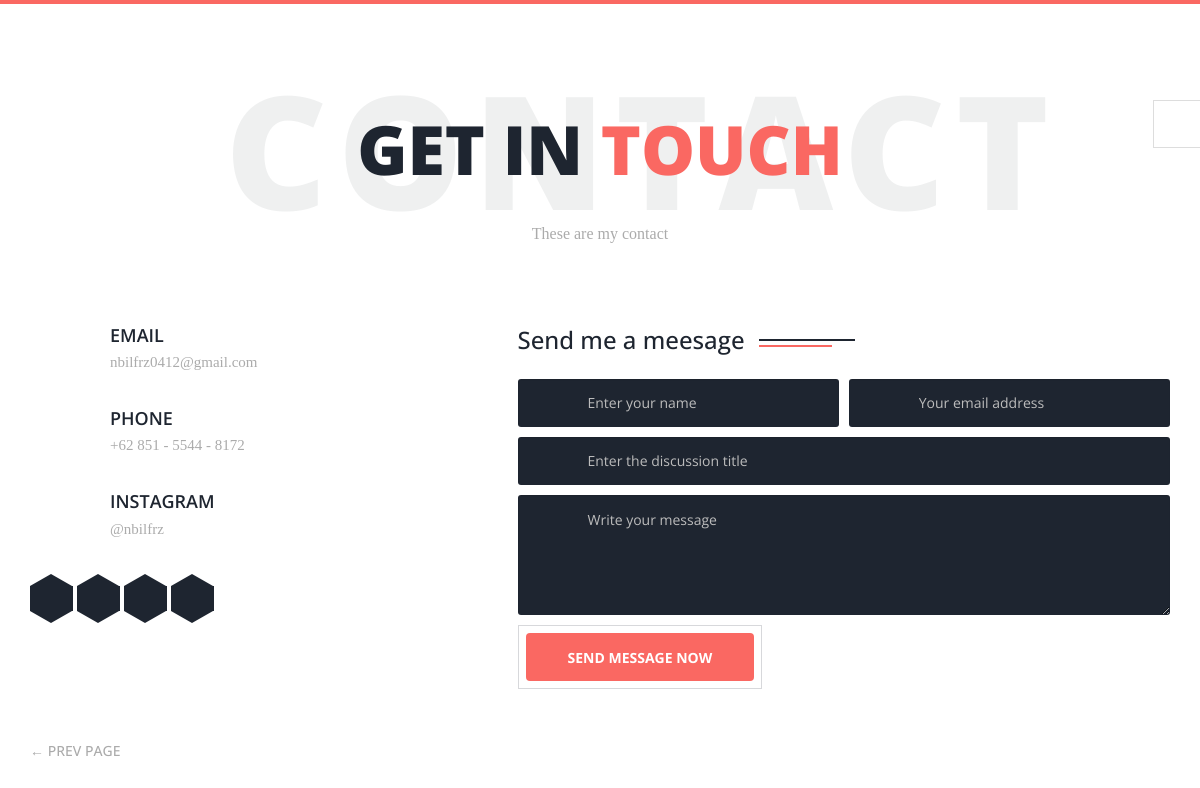
The page /contact.php on the database its author committed.
### tables this page shows
CREATE TABLE `contacts` (
  `id` int NOT NULL,
  `namaEmail` varchar(255) NOT NULL,
  `nomorHP` varchar(255) NOT NULL,
  `usernameIG` varchar(255) NOT NULL
);

### php/fungsi.php (called while the page is built, shortened)
<?php
function ambil_namaEmail($idNamaEmail){
    global $conn;
    $data = mysqli_query($conn, "SELECT namaEmail FROM contacts WHERE id='$idNamaEmail'");
    $row = mysqli_fetch_assoc($data);
    $text = $row['namaEmail'];
    return $text;
}
function ambil_nomorHP($idNomorHP){
    global $conn;
    $data = mysqli_query($conn, "SELECT nomorHP FROM contacts WHERE id='$idNomorHP'");
    $row = mysqli_fetch_assoc($data);
    $text = $row['nomorHP'];
    return $text;
}
function ambil_usernameIG($idUsernameIG){
    global $conn;
    $data = mysqli_query($conn, "SELECT usernameIG FROM contacts WHERE id='$idUsernameIG'");
    $row = mysqli_fetch_assoc($data);
    $text = $row['usernameIG'];
    return $text;
}
?>

### contact.php (the view, shortened to what this page needs)
<?php
include_once("php/koneksi.php");
include_once("php/fungsi.php");
?>
<!DOCTYPE html>
<html lang="zxx">
<head>
  <link rel="stylesheet" href="plugins/bootstrap/bootstrap.min.css">
  <link rel="stylesheet" href="plugins/animate.css">
  <link rel="stylesheet" href="plugins/slick/slick.css">
  <link rel="stylesheet" href="plugins/slick/slick-theme.css">
  <link rel="stylesheet" href="plugins/themefisher-fonts/css/themefisher-fonts.min.css">
  <link rel="stylesheet" href="css/style.css">
  <link rel="stylesheet" href="#" id="color-changer">
</head>
<body>
  <div class="preview-wrapper">
    <div class="switcher-head">
      <div class="switcher-trigger tf-tools"></div>
    </div>
  </div>
  <main class="site-wrapper">
    <div class="pt-table">
      <div class="pt-tablecell page-contact relative">
        <div class="container">
          <div class="row">
            <div class="col-xs-12 col-md-offset-1 col-md-10 col-lg-offset-2 col-lg-8">
              <div class="page-title text-center">
                <h2>Get in <span class="primary">touch</span> <span class="title-bg">Contact</span></h2>
                <p>These are my contact</p>
              </div>
            </div>
          </div>
          <div class="row">
            <div class="col-xs-12 col-sm-5 col-md-4 col-lg-3">
              <div class="contact-block">
                <div class="media">
                  <div class="media-left">
                  </div>
                  <div class="media-body">
                    <h4>Email</h4>
                    <p><a href="mailto:nbilfrz0412@gmail.com"><?php echo ambil_namaEmail(1)?></a></p>
                  </div>
                </div>
              </div>
              <div class="contact-block">
                <div class="media">
                  <div class="media-left">
                  </div>
                  <div class="media-body">
                    <h4>Phone</h4>
                    <p><a href="tel:+62851-5544-8172"><?php echo ambil_nomorHP(1)?></a></p>
                  </div>
                </div>
              </div>
              <div class="contact-block">
                <div class="media">
                  <div class="media-left">
                  </div>
                  <div class="media-body">
                    <h4>Instagram</h4>
                    <p><a href="https://www.instagram.com/nbilfrz"><?php echo ambil_usernameIG(1)?></a></p>
                  </div>
                </div>
              </div>
              <ul class="contact-social">
                <li>
                  <span class="contact-social-hex"></span>
                  <a href="https://www.facebook.com/Despoka/"><i class="tf-ion-social-facebook"></i></a>
                </li>
                <li>
                  <span class="contact-social-hex"></span>
                  <a href="https://twitter.com/nbilfrz"><i class="tf-ion-social-twitter"></i></a>
                </li>
                <li>
                  <span class="contact-social-hex"></span>
                  <a href="mailto:nbilfrz0412@gmail.com"><i class="tf-ion-social-google"></i></a>
                </li>
                <li>
                  <span class="contact-social-hex"></span>
                  <a href="https://www.linkedin.com/in/nabielfauzan/"><i class="tf-ion-social-dribbble"></i></a>
                </li>
              </ul>
            </div>
            <div class="col-xs-12 col-sm-7 col-md-7 col-md-offset-1 col-lg-offset-2">
              <div class="section-title clear">
                <h3>Send me a meesage</h3>
              </div>
              <form id="contact-form" class="row contact-form no-gutter" action="php/proses_kontak.php" method="post">
                <div class="col-xs-12 col-sm-6">
                  <div class="input-field name">
                    <input type="text" class="form-control" placeholder="Enter your name" required>
                  </div>
                </div>
                <div class="col-xs-12 col-sm-6">
                  <div class="input-field email">
                    <input type="email" class="form-control" name="email" placeholder="Your email address" required>
                  </div>
                </div>
                <div class="col-xs-12 col-sm-12">
                  <div class="input-field">
                    <input type="text" class="form-control" name="subject" placeholder="Enter the discussion title" required>
                  </div>
                </div>
                <div class="col-xs-12 col-sm-12">
                  <div class="input-field message">
                    <textarea name="message" id="message" class="form-control"
                      placeholder="Write your message" required></textarea>
                  </div>
                </div>
                <div class="col-xs-12 col-sm-12">
                  <div class="input-field">
                    <span class="btn-border">
                      <button type="submit" class="btn btn-primary btn-custom-border text-uppercase">Send Message
                        now</button>
                    </span>
                  </div>
                </div>
              </form>
            </div>
          </div>
        </div>
        <nav class="page-nav clear">
          <div class="container">
            <div class="flex flex-middle space-between">
              <span class="prev-page"><a href="testimonials.php" class="link">&larr; Prev Page</a></span>
            </div>
          </div>
        </nav>
      </div>
    </div>
  </main>
</body>
</html>

### rows shown on the page
contacts: namaEmail "nbilfrz0412@gmail.com", nomorHP "+62 851 - 5544 - 8172", usernameIG "@nbilfrz"
